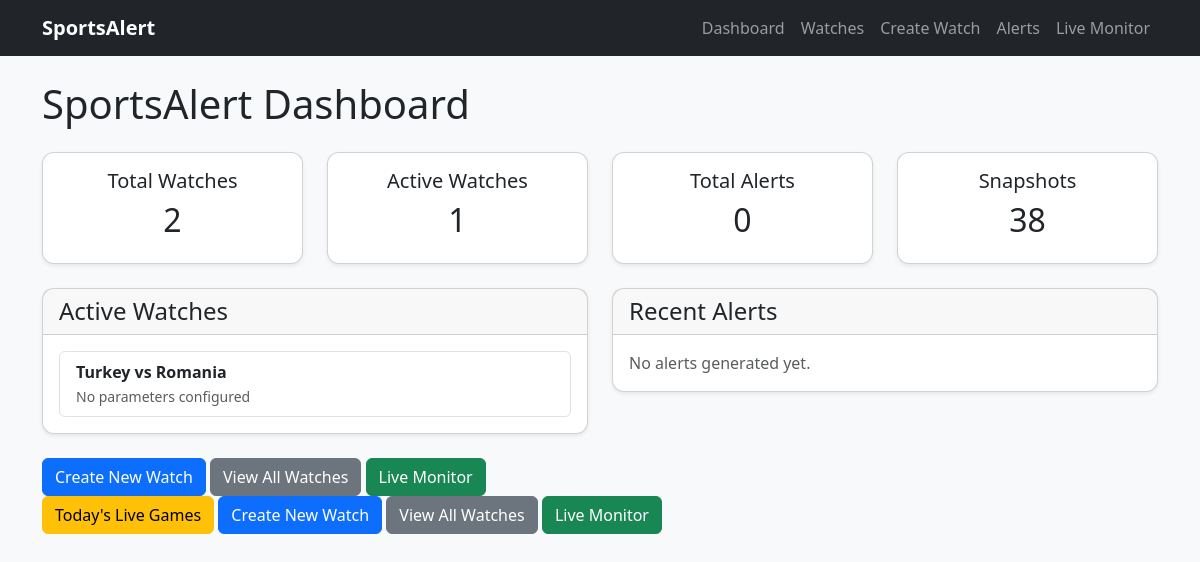
/, run on an earlier commit of the app's database.
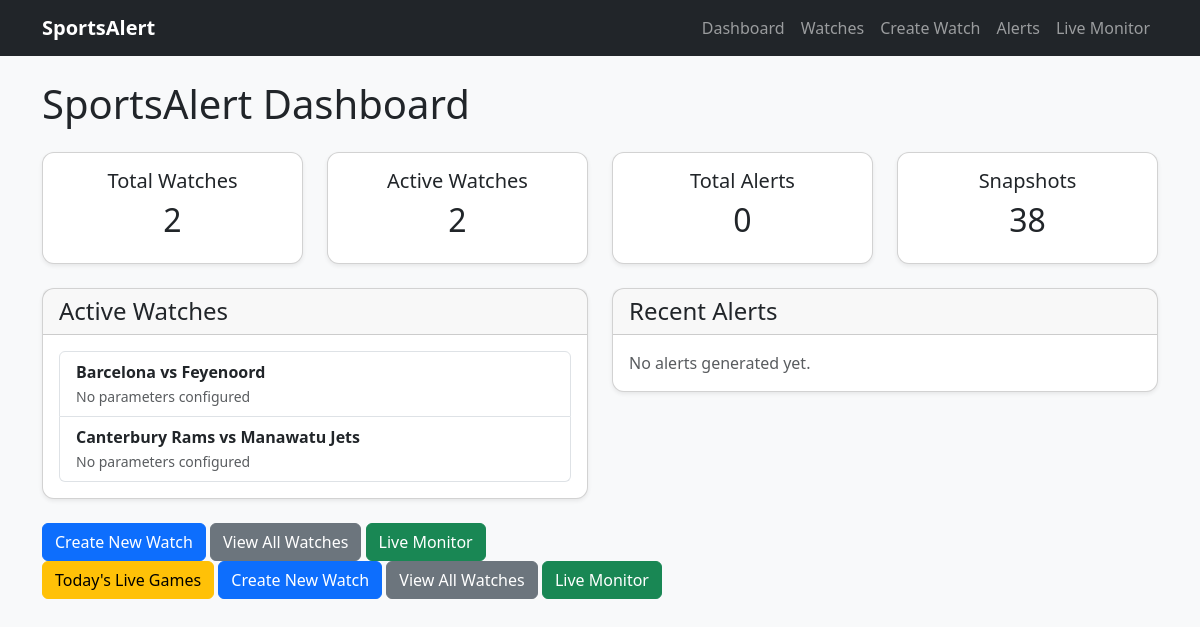
And on a later commit of the database.
### monitoring/models.py (models this page shows, shortened)
class Watch(models.Model):
    SPORT_CHOICES = (
        ('basketball', 'Basketball'),
        ('football', 'Football'),
    )
    sport = models.CharField(
        max_length=20,
        choices=SPORT_CHOICES
    )
    match_id = models.CharField(
        max_length=100
    )
    home_team = models.CharField(
        max_length=100,
        blank=True
    )
    away_team = models.CharField(
        max_length=100,
        blank=True
    )
    league = models.CharField(
        max_length=100,
        blank=True
    )
    active = models.BooleanField(
        default=True
    )
    monitoring_start = models.DateTimeField(
        null=True,
        blank=True,
        help_text="Time monitoring should begin"
    )
    monitoring_started = models.BooleanField(
        default=False
    )
    monitoring_finished = models.BooleanField(
        default=False
    )
    game_status = models.CharField(
        max_length=20,
        blank=True,
        default=""
    )
    elapsed_minutes = models.PositiveIntegerField(
        null=True,
        blank=True
    )
    last_polled = models.DateTimeField(
        null=True,
        blank=True
    )
    total_game_minutes = models.IntegerField(
        default=40
    )
    created_at = models.DateTimeField(
        auto_now_add=True
    )

### monitoring/views.py (the view)
def dashboard(request):
    active_watches = (
        Watch.objects
        .filter(active=True)
        .order_by("-created_at")
    )
    recent_alerts = (
        Alert.objects
        .select_related("watch")
        .order_by("-created_at")[:10]
    )
    context = {
        "active_watches": active_watches,
        "recent_alerts": recent_alerts,
        "watch_count": Watch.objects.count(),
        "active_watch_count": active_watches.count(),
        "alert_count": Alert.objects.count(),
        "snapshot_count": MatchSnapshot.objects.count(),
    }
    return render(
        request,
        "monitoring/dashboard.html",
        context,
    )

### monitoring/templates/monitoring/dashboard.html (shortened to what the changed rows need)
{% extends "monitoring/base.html" %}
{% block content %}
<h1 class="mb-4">SportsAlert Dashboard</h1>
<div class="row mb-4">
    <div class="col-md-3">
        <div class="card shadow-sm">
            <div class="card-body text-center">
                <h2>{{ watch_count }}</h2>
            </div>
        </div>
    </div>
    <div class="col-md-3">
        <div class="card shadow-sm">
            <div class="card-body text-center">
                <h5>Active Watches</h5>
                <h2>{{ active_watch_count }}</h2>
            </div>
        </div>
    </div>
    <div class="col-md-3">
        <div class="card shadow-sm">
            <div class="card-body text-center">
                <h2>{{ alert_count }}</h2>
            </div>
        </div>
    </div>
    <div class="col-md-3">
        <div class="card shadow-sm">
            <div class="card-body text-center">
                <h2>{{ snapshot_count }}</h2>
            </div>
        </div>
    </div>
</div>
<div class="row">
    <div class="col-lg-6">
        <div class="card shadow-sm mb-4">
            <div class="card-body">
                {% if active_watches %}
                    <div class="list-group">
                        {% for watch in active_watches %}
                            <a href="{% url 'watch-detail' watch.pk %}"
                               class="list-group-item list-group-item-action">
                                <strong>
                                    {{ watch.home_team }}
                                    vs
                                    {{ watch.away_team }}
                                </strong>
                                <br>
                                <small class="text-muted">
                                    {% for parameter in watch.parameters.all %}
                                        {{ parameter.get_parameter_display }}
                                        {% if not forloop.last %}
                                            ,
                                        {% endif %}
                                    {% empty %}
                                        No parameters configured
                                    {% endfor %}
                                </small>
                            </a>
                        {% endfor %}
                    </div>
                {% else %}
                    <p class="text-muted mb-0">
                        No active watches.
                    </p>
                {% endif %}
            </div>
        </div>
    </div>
</div>
{% endblock %}

What changed in the data, as far as the page shows it:
removed Watch: home_team "Turkey", away_team "Romania"
added Watch: home_team "Barcelona", away_team "Feyenoord"
added Watch: home_team "Canterbury Rams", away_team "Manawatu Jets"
Also different on the page:
{{ active_watch_count }}: "1" → "2"
